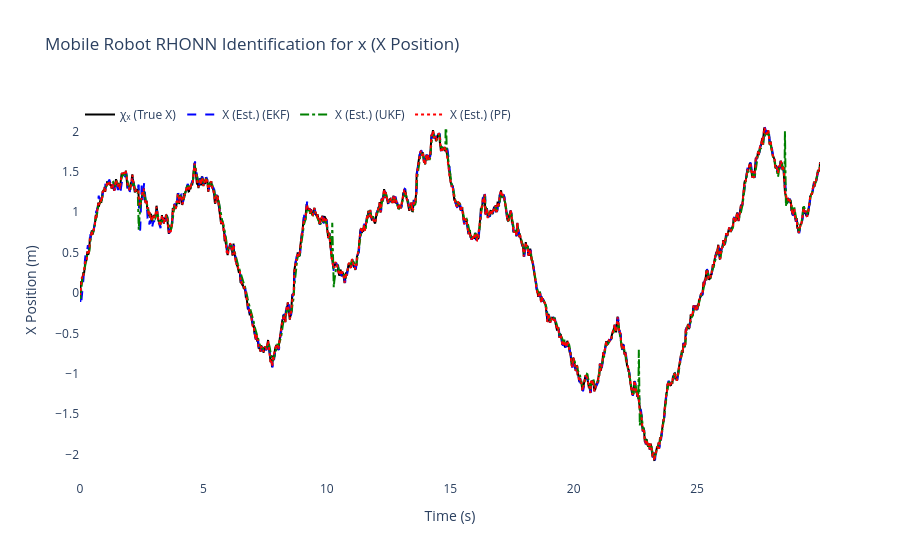
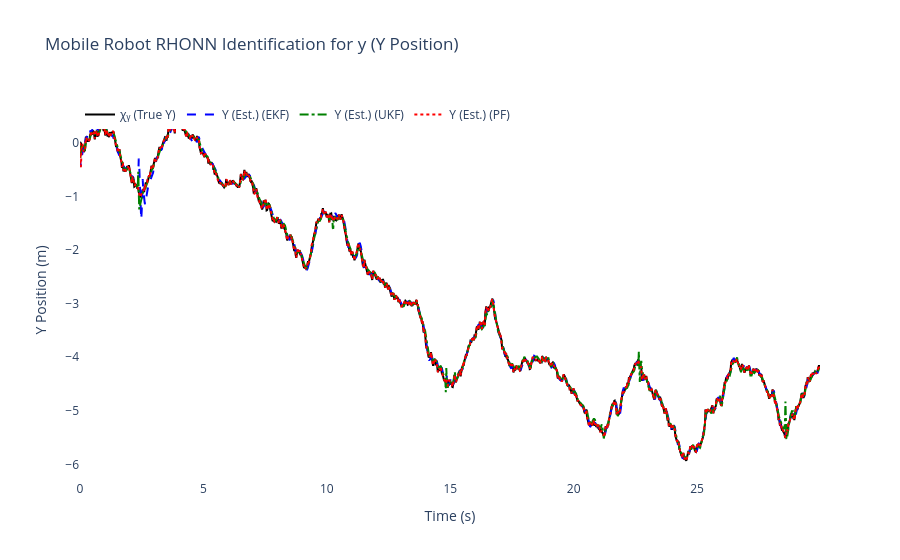
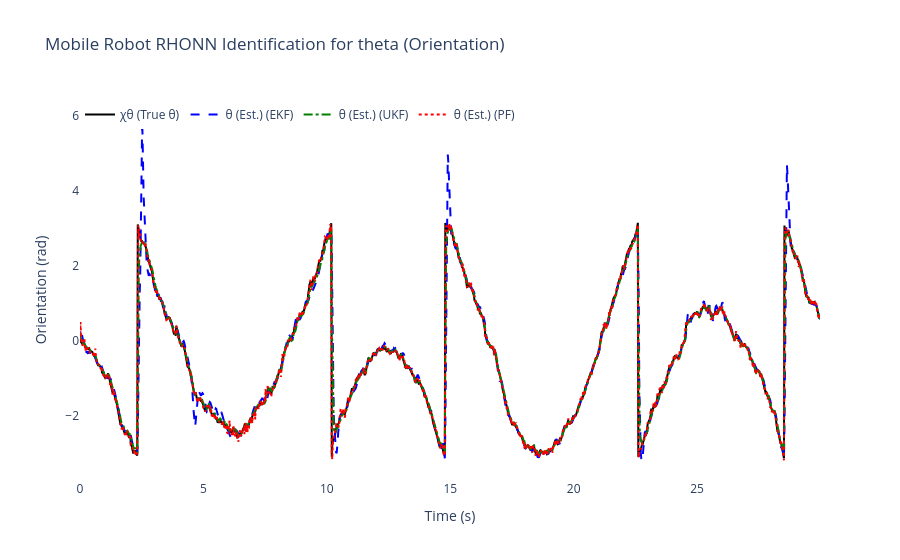
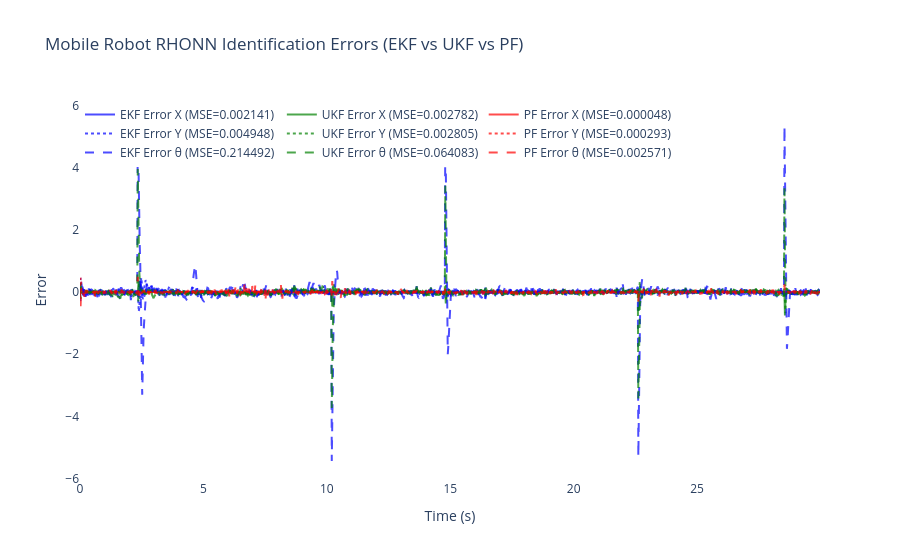

Source (notebook cell) for these figures, in order:
### Code cell
# ============================================================
    # 6) Results & plots for Differential Drive Mobile Robot
# ============================================================
mse_x_ekf = np.mean((x_true[:, 0] - x_hat_ekf[:, 0])**2)     # x position
mse_y_ekf = np.mean((x_true[:, 1] - x_hat_ekf[:, 1])**2)     # y position  
mse_theta_ekf = np.mean((x_true[:, 2] - x_hat_ekf[:, 2])**2) # orientation

mse_x_ukf = np.mean((x_true[:, 0] - x_hat_ukf[:, 0])**2)     # x position
mse_y_ukf = np.mean((x_true[:, 1] - x_hat_ukf[:, 1])**2)     # y position
mse_theta_ukf = np.mean((x_true[:, 2] - x_hat_ukf[:, 2])**2) # orientation

mse_x_pf = np.mean((x_true[:, 0] - x_hat_pf[:, 0])**2)       # x position
mse_y_pf = np.mean((x_true[:, 1] - x_hat_pf[:, 1])**2)       # y position  
mse_theta_pf = np.mean((x_true[:, 2] - x_hat_pf[:, 2])**2)   # orientation

print(f"\nFinal EKF-RHONN Weights:")
for i in range(3):
    state_names = ['x', 'y', 'theta']
    print(f"  Neuron {i+1} ({state_names[i]}): {ekf_trainer.weights[i]}")

print(f"\nFinal UKF-RHONN Weights:")
for i in range(3):
    state_names = ['x', 'y', 'theta']
    print(f"  Neuron {i+1} ({state_names[i]}): {ukf_trainer.weights[i]}")

print(f"\nFinal PF-RHONN Weight Estimates:")
pf_estimates = pf_trainer.get_estimate()
for i in range(3):
    state_names = ['x', 'y', 'theta']
    print(f"  Neuron {i+1} ({state_names[i]}): {pf_estimates[i]}")

print("\n--- Performance Comparison (MSE) for Differential Drive Mobile Robot ---")
print(f"EKF MSE x position:     {mse_x_ekf:.6f}")
print(f"EKF MSE y position:     {mse_y_ekf:.6f}")
print(f"EKF MSE theta (orient): {mse_theta_ekf:.6f}")
print(f"UKF MSE x position:     {mse_x_ukf:.6f}")
print(f"UKF MSE y position:     {mse_y_ukf:.6f}")
print(f"UKF MSE theta (orient): {mse_theta_ukf:.6f}")
print(f"PF  MSE x position:     {mse_x_pf:.6f}")
print(f"PF  MSE y position:     {mse_y_pf:.6f}")
print(f"PF  MSE theta (orient): {mse_theta_pf:.6f}")

states_info = [
    {'idx': 0, 'var': 'x', 'desc': 'X Position', 'y_label': 'X Position (m)',
     'chi': 'χₓ (True X)', 'x': 'X (Est.)'},
    {'idx': 1, 'var': 'y', 'desc': 'Y Position', 'y_label': 'Y Position (m)',
     'chi': 'χᵧ (True Y)', 'x': 'Y (Est.)'},
    {'idx': 2, 'var': 'theta', 'desc': 'Orientation', 'y_label': 'Orientation (rad)',
     'chi': 'χθ (True θ)', 'x': 'θ (Est.)'}
]

for state_info in states_info:
    i = state_info['idx']
    trace_plant = go.Scatter(x=t_history, y=x_true[:, i], mode='lines',
                            name=state_info['chi'], line=dict(color='black', width=2))
    trace_ekf = go.Scatter(x=t_history, y=x_hat_ekf[:, i], mode='lines',
                        name=f"{state_info['x']} (EKF)", line=dict(dash='dash', color='blue'))
    trace_ukf = go.Scatter(x=t_history, y=x_hat_ukf[:, i], mode='lines',
                        name=f"{state_info['x']} (UKF)", line=dict(dash='dashdot', color='green'))
    trace_pf = go.Scatter(x=t_history, y=x_hat_pf[:, i], mode='lines',
                        name=f"{state_info['x']} (PF)", line=dict(dash='dot', color='red'))

    fig = go.Figure([trace_plant, trace_ekf, trace_ukf, trace_pf])
    fig.update_layout(
        title=f'Mobile Robot RHONN Identification for {state_info["var"]} ({state_info["desc"]})',
        xaxis_title='Time (s)',
        yaxis_title=state_info['y_label'],
        legend=dict(x=0, y=1, orientation='h'),
        font=dict(size=12),
        plot_bgcolor='white',
        paper_bgcolor='white'
    )
    fig.show()

# Errors for all three states
error_x_ekf = x_true[:, 0] - x_hat_ekf[:, 0]
error_y_ekf = x_true[:, 1] - x_hat_ekf[:, 1]
error_theta_ekf = x_true[:, 2] - x_hat_ekf[:, 2]

error_x_ukf = x_true[:, 0] - x_hat_ukf[:, 0]
error_y_ukf = x_true[:, 1] - x_hat_ukf[:, 1]
error_theta_ukf = x_true[:, 2] - x_hat_ukf[:, 2]

error_x_pf = x_true[:, 0] - x_hat_pf[:, 0]
error_y_pf = x_true[:, 1] - x_hat_pf[:, 1]
error_theta_pf = x_true[:, 2] - x_hat_pf[:, 2]

fig2 = go.Figure()
fig2.add_trace(go.Scatter(x=t_history, y=error_x_ekf, mode='lines',
                        name=f'EKF Error X (MSE={mse_x_ekf:.6f})', opacity=0.7, line=dict(color='blue')))
fig2.add_trace(go.Scatter(x=t_history, y=error_x_ukf, mode='lines',
                        name=f'UKF Error X (MSE={mse_x_ukf:.6f})', opacity=0.7, line=dict(color='green')))
fig2.add_trace(go.Scatter(x=t_history, y=error_x_pf, mode='lines',
                        name=f'PF Error X (MSE={mse_x_pf:.6f})', opacity=0.7, line=dict(color='red')))
fig2.add_trace(go.Scatter(x=t_history, y=error_y_ekf, mode='lines',
                        name=f'EKF Error Y (MSE={mse_y_ekf:.6f})', opacity=0.7, line=dict(color='blue', dash='dot')))
fig2.add_trace(go.Scatter(x=t_history, y=error_y_ukf, mode='lines',
                        name=f'UKF Error Y (MSE={mse_y_ukf:.6f})', opacity=0.7, line=dict(color='green', dash='dot')))
fig2.add_trace(go.Scatter(x=t_history, y=error_y_pf, mode='lines',
                        name=f'PF Error Y (MSE={mse_y_pf:.6f})', opacity=0.7, line=dict(color='red', dash='dot')))
fig2.add_trace(go.Scatter(x=t_history, y=error_theta_ekf, mode='lines',
                        name=f'EKF Error θ (MSE={mse_theta_ekf:.6f})', opacity=0.7, line=dict(color='blue', dash='dash')))
fig2.add_trace(go.Scatter(x=t_history, y=error_theta_ukf, mode='lines',
                        name=f'UKF Error θ (MSE={mse_theta_ukf:.6f})', opacity=0.7, line=dict(color='green', dash='dash')))
fig2.add_trace(go.Scatter(x=t_history, y=error_theta_pf, mode='lines',
                        name=f'PF Error θ (MSE={mse_theta_pf:.6f})', opacity=0.7, line=dict(color='red', dash='dash')))
fig2.update_layout(
    title='Mobile Robot RHONN Identification Errors (EKF vs UKF vs PF)',
    xaxis_title='Time (s)',
    yaxis_title='Error',
    legend=dict(x=0, y=1, orientation='h'),
    font=dict(size=12),
    plot_bgcolor='white',
    paper_bgcolor='white'
)
fig2.show()

# 2D Trajectory plot (X-Y plane for mobile robot)
fig_trajectory = go.Figure()
fig_trajectory.add_trace(go.Scatter(x=x_true[:, 0], y=x_true[:, 1], mode='lines',
                              name='True Robot Trajectory',
                              line=dict(color='black', width=3)))
fig_trajectory.add_trace(go.Scatter(x=x_hat_ekf[:, 0], y=x_hat_ekf[:, 1], mode='lines',
                              name='EKF Estimation',
                              line=dict(color='blue', width=2, dash='dash')))
fig_trajectory.add_trace(go.Scatter(x=x_hat_ukf[:, 0], y=x_hat_ukf[:, 1], mode='lines',
                              name='UKF Estimation',
                              line=dict(color='green', width=2, dash='dashdot')))
fig_trajectory.add_trace(go.Scatter(x=x_hat_pf[:, 0], y=x_hat_pf[:, 1], mode='lines',
                              name='PF Estimation',
                              line=dict(color='red', width=2, dash='dot')))
# Add start and end markers
fig_trajectory.add_trace(go.Scatter(x=[x_true[0, 0]], y=[x_true[0, 1]], mode='markers',
                              name='Start', marker=dict(color='green', size=10, symbol='star')))
fig_trajectory.add_trace(go.Scatter(x=[x_true[-1, 0]], y=[x_true[-1, 1]], mode='markers',
                              name='End', marker=dict(color='red', size=10, symbol='square')))
fig_trajectory.update_layout(
    title='Mobile Robot Trajectory - 2D Path Comparison (EKF vs UKF vs PF)',
    xaxis_title='X Position (m)',
    yaxis_title='Y Position (m)',
    font=dict(size=12),
    plot_bgcolor='white',
    paper_bgcolor='white',
    showlegend=True
)
fig_trajectory.show()

# Determine which filter has the lowest total MSE (sum of x, y, theta)
mse_total_ekf = mse_x_ekf + mse_y_ekf + mse_theta_ekf
mse_total_ukf = mse_x_ukf + mse_y_ukf + mse_theta_ukf
mse_total_pf = mse_x_pf + mse_y_pf + mse_theta_pf

mse_totals = {'EKF': mse_total_ekf, 'UKF': mse_total_ukf, 'PF': mse_total_pf}
best_filter = min(mse_totals, key=mse_totals.get)

print(f"\nBest overall performance: {best_filter} (lowest total MSE: {mse_totals[best_filter]:.6f})")

### Figure 1 — Plotly figure (JSON) as saved in the notebook; plotly's stock layout.template omitted (floating-point values rounded to 4 significant figures; data arrays with more than 128 entries replaced by an {"elided": "..."} marker saying what was removed)
{"data": [{"line": {"color": "black", "width": 2}, "mode": "lines", "name": "χₓ (True X)", "type": "scatter", "x": {"elided": "1500 float values"}, "y": {"elided": "1500 float values"}}, {"line": {"color": "blue", "dash": "dash"}, "mode": "lines", "name": "X (Est.) (EKF)", "type": "scatter", "x": {"elided": "1500 float values"}, "y": {"elided": "1500 float values"}}, {"line": {"color": "green", "dash": "dashdot"}, "mode": "lines", "name": "X (Est.) (UKF)", "type": "scatter", "x": {"elided": "1500 float values"}, "y": {"elided": "1500 float values"}}, {"line": {"color": "red", "dash": "dot"}, "mode": "lines", "name": "X (Est.) (PF)", "type": "scatter", "x": {"elided": "1500 float values"}, "y": {"elided": "1500 float values"}}], "layout": {"font": {"size": 12}, "legend": {"orientation": "h", "x": 0, "y": 1}, "paper_bgcolor": "white", "plot_bgcolor": "white", "title": {"text": "Mobile Robot RHONN Identification for x (X Position)"}, "xaxis": {"title": {"text": "Time (s)"}}, "yaxis": {"title": {"text": "X Position (m)"}}}}

### Figure 2 — Plotly figure (JSON) as saved in the notebook; plotly's stock layout.template omitted (floating-point values rounded to 4 significant figures; data arrays with more than 128 entries replaced by an {"elided": "..."} marker saying what was removed)
{"data": [{"line": {"color": "black", "width": 2}, "mode": "lines", "name": "χᵧ (True Y)", "type": "scatter", "x": {"elided": "1500 float values"}, "y": {"elided": "1500 float values"}}, {"line": {"color": "blue", "dash": "dash"}, "mode": "lines", "name": "Y (Est.) (EKF)", "type": "scatter", "x": {"elided": "1500 float values"}, "y": {"elided": "1500 float values"}}, {"line": {"color": "green", "dash": "dashdot"}, "mode": "lines", "name": "Y (Est.) (UKF)", "type": "scatter", "x": {"elided": "1500 float values"}, "y": {"elided": "1500 float values"}}, {"line": {"color": "red", "dash": "dot"}, "mode": "lines", "name": "Y (Est.) (PF)", "type": "scatter", "x": {"elided": "1500 float values"}, "y": {"elided": "1500 float values"}}], "layout": {"font": {"size": 12}, "legend": {"orientation": "h", "x": 0, "y": 1}, "paper_bgcolor": "white", "plot_bgcolor": "white", "title": {"text": "Mobile Robot RHONN Identification for y (Y Position)"}, "xaxis": {"title": {"text": "Time (s)"}}, "yaxis": {"title": {"text": "Y Position (m)"}}}}

### Figure 3 — Plotly figure (JSON) as saved in the notebook; plotly's stock layout.template omitted (floating-point values rounded to 4 significant figures; data arrays with more than 128 entries replaced by an {"elided": "..."} marker saying what was removed)
{"data": [{"line": {"color": "black", "width": 2}, "mode": "lines", "name": "χθ (True θ)", "type": "scatter", "x": {"elided": "1500 float values"}, "y": {"elided": "1500 float values"}}, {"line": {"color": "blue", "dash": "dash"}, "mode": "lines", "name": "θ (Est.) (EKF)", "type": "scatter", "x": {"elided": "1500 float values"}, "y": {"elided": "1500 float values"}}, {"line": {"color": "green", "dash": "dashdot"}, "mode": "lines", "name": "θ (Est.) (UKF)", "type": "scatter", "x": {"elided": "1500 float values"}, "y": {"elided": "1500 float values"}}, {"line": {"color": "red", "dash": "dot"}, "mode": "lines", "name": "θ (Est.) (PF)", "type": "scatter", "x": {"elided": "1500 float values"}, "y": {"elided": "1500 float values"}}], "layout": {"font": {"size": 12}, "legend": {"orientation": "h", "x": 0, "y": 1}, "paper_bgcolor": "white", "plot_bgcolor": "white", "title": {"text": "Mobile Robot RHONN Identification for theta (Orientation)"}, "xaxis": {"title": {"text": "Time (s)"}}, "yaxis": {"title": {"text": "Orientation (rad)"}}}}

### Figure 4 — Plotly figure (JSON) as saved in the notebook; plotly's stock layout.template omitted (floating-point values rounded to 4 significant figures; data arrays with more than 128 entries replaced by an {"elided": "..."} marker saying what was removed)
{"data": [{"line": {"color": "blue"}, "mode": "lines", "name": "EKF Error X (MSE=0.002141)", "opacity": 0.7, "type": "scatter", "x": {"elided": "1500 float values"}, "y": {"elided": "1500 float values"}}, {"line": {"color": "green"}, "mode": "lines", "name": "UKF Error X (MSE=0.002782)", "opacity": 0.7, "type": "scatter", "x": {"elided": "1500 float values"}, "y": {"elided": "1500 float values"}}, {"line": {"color": "red"}, "mode": "lines", "name": "PF Error X (MSE=0.000048)", "opacity": 0.7, "type": "scatter", "x": {"elided": "1500 float values"}, "y": {"elided": "1500 float values"}}, {"line": {"color": "blue", "dash": "dot"}, "mode": "lines", "name": "EKF Error Y (MSE=0.004948)", "opacity": 0.7, "type": "scatter", "x": {"elided": "1500 float values"}, "y": {"elided": "1500 float values"}}, {"line": {"color": "green", "dash": "dot"}, "mode": "lines", "name": "UKF Error Y (MSE=0.002805)", "opacity": 0.7, "type": "scatter", "x": {"elided": "1500 float values"}, "y": {"elided": "1500 float values"}}, {"line": {"color": "red", "dash": "dot"}, "mode": "lines", "name": "PF Error Y (MSE=0.000293)", "opacity": 0.7, "type": "scatter", "x": {"elided": "1500 float values"}, "y": {"elided": "1500 float values"}}, {"line": {"color": "blue", "dash": "dash"}, "mode": "lines", "name": "EKF Error θ (MSE=0.214492)", "opacity": 0.7, "type": "scatter", "x": {"elided": "1500 float values"}, "y": {"elided": "1500 float values"}}, {"line": {"color": "green", "dash": "dash"}, "mode": "lines", "name": "UKF Error θ (MSE=0.064083)", "opacity": 0.7, "type": "scatter", "x": {"elided": "1500 float values"}, "y": {"elided": "1500 float values"}}, {"line": {"color": "red", "dash": "dash"}, "mode": "lines", "name": "PF Error θ (MSE=0.002571)", "opacity": 0.7, "type": "scatter", "x": {"elided": "1500 float values"}, "y": {"elided": "1500 float values"}}], "layout": {"font": {"size": 12}, "legend": {"orientation": "h", "x": 0, "y": 1}, "paper_bgcolor": "white", "plot_bgcolor": "white", "title": {"text": "Mobile Robot RHONN Identification Errors (EKF vs UKF vs PF)"}, "xaxis": {"title": {"text": "Time (s)"}}, "yaxis": {"title": {"text": "Error"}}}}
